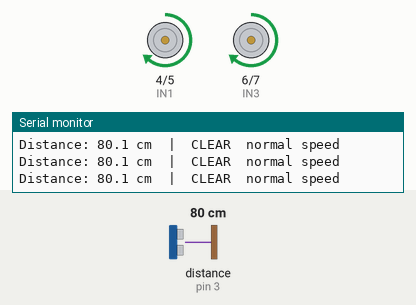
Recording of a sketch running on a simulated Arduino Uno, built with avr-gcc and run on an emulated ATmega328P. Parts: motor-driver pin pairs drawn as motors (green arrow = first pin HIGH = forward, orange = second pin HIGH = backward, longer = more drive, scaled by the enable pin), the last lines printed to the serial monitor. Wiring (inferred from the names in the program): ultrasonic range finder: trigger pin 12; echo pin 3. The test bench sets the inputs (shaded band); at power-on: distance to the obstacle (sensor on pin 3) 80 cm. The echo pulse lasts 58.3 µs per cm.

Above: at 1.2 s.
1.3 s: distance to the obstacle (sensor on pin 3) set to 38 cm
4.3 s: distance to the obstacle (sensor on pin 3) set to 32 cm
At 5.3 s:
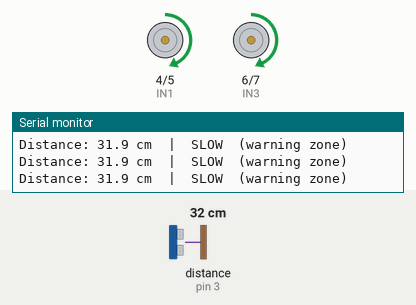
5.8 s: distance to the obstacle (sensor on pin 3) set to 250 cm
At 7.0 s:
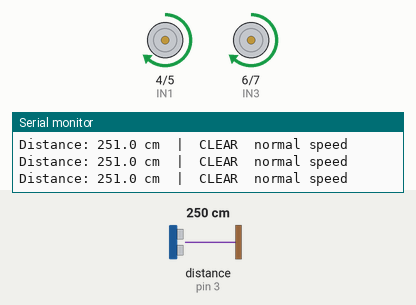
7.3 s: distance to the obstacle (sensor on pin 3) set to 35 cm
At 8.0 s:
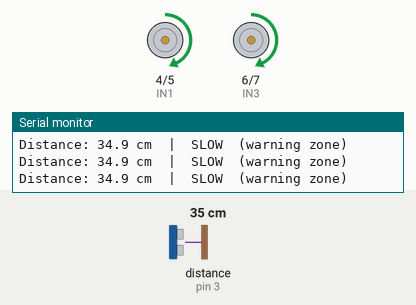
Timing chart, 0 to 9.8 s (numbered marks = the images above; inputs shaded):
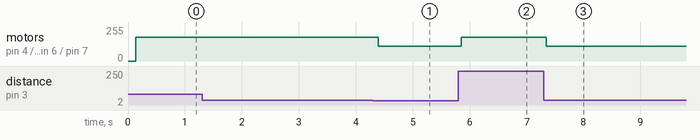

The sketch:

phase2_sensor.ino
```cpp
// ============================================================
// ROBÔ CUBO — Phase 2: Ultrasonic Sensor + Automatic Stop
// ============================================================
// Goal: read distance with the HC-SR04 and automatically stop
// the robot as it approaches an obstacle.
//
// You can test the sensor WITHOUT the battery via Serial
// Monitor (USB). To test the robot actually moving, you need
// the battery connected.
// ============================================================

// --- Left Motor Pins ---
#define ENA  10
#define IN1  4
#define IN2  5

// --- Right Motor Pins ---
#define ENB  9
#define IN3  6
#define IN4  7

// --- HC-SR04 Pins ---
#define TRIG_PIN  12
#define ECHO_PIN   3   // moved from D13 (conflict with IRremote/LED_BUILTIN)

// --- Speeds (0–255) ---
#define SPEED_NORMAL  180
#define SPEED_SLOW    110

// --- Distance zones (cm) ---
#define DIST_STOP  20   // < 20 cm  -> stop completely
#define DIST_SLOW  35   // < 35 cm  -> slow down
                         // >= 35 cm -> normal speed

// ============================================================
// FUNCTION: READ DISTANCE
// ============================================================
float readDistance() {
  // Make sure TRIG starts LOW
  digitalWrite(TRIG_PIN, LOW);
  delayMicroseconds(2);

  // Fire a 10 µs pulse
  digitalWrite(TRIG_PIN, HIGH);
  delayMicroseconds(10);
  digitalWrite(TRIG_PIN, LOW);

  // Measure echo duration (timeout: 30 ms ≈ 5 meters)
  long duration = pulseIn(ECHO_PIN, HIGH, 30000);

  // No echo -> no obstacle detected
  if (duration == 0) return 999.0;

  // Convert to centimeters: duration (µs) / 58
  return duration / 58.0;
}

// ============================================================
// MOVEMENT FUNCTIONS (from Phase 1)
// ============================================================
void stopMotors() {
  digitalWrite(IN1, LOW);  digitalWrite(IN2, LOW);
  digitalWrite(IN3, LOW);  digitalWrite(IN4, LOW);
  analogWrite(ENA, 0);     analogWrite(ENB, 0);
}

void goForward(int vel) {
  digitalWrite(IN1, HIGH); digitalWrite(IN2, LOW);
  digitalWrite(IN3, HIGH); digitalWrite(IN4, LOW);
  analogWrite(ENA, vel);   analogWrite(ENB, vel);
}

void goBackward(int vel) {
  digitalWrite(IN1, LOW);  digitalWrite(IN2, HIGH);
  digitalWrite(IN3, LOW);  digitalWrite(IN4, HIGH);
  analogWrite(ENA, vel);   analogWrite(ENB, vel);
}

void turnLeft(int vel) {
  digitalWrite(IN1, LOW);  digitalWrite(IN2, HIGH);
  digitalWrite(IN3, HIGH); digitalWrite(IN4, LOW);
  analogWrite(ENA, vel);   analogWrite(ENB, vel);
}

void turnRight(int vel) {
  digitalWrite(IN1, HIGH); digitalWrite(IN2, LOW);
  digitalWrite(IN3, LOW);  digitalWrite(IN4, HIGH);
  analogWrite(ENA, vel);   analogWrite(ENB, vel);
}

// ============================================================
// SETUP
// ============================================================
void setup() {
  // Left Motor
  pinMode(ENA, OUTPUT); pinMode(IN1, OUTPUT); pinMode(IN2, OUTPUT);
  // Right Motor
  pinMode(ENB, OUTPUT); pinMode(IN3, OUTPUT); pinMode(IN4, OUTPUT);
  // HC-SR04
  pinMode(TRIG_PIN, OUTPUT);
  pinMode(ECHO_PIN, INPUT);

  Serial.begin(9600);
  Serial.println("================================");
  Serial.println(" Robo Cubo — Phase 2: HC-SR04");
  Serial.println("================================");
  Serial.println("Bring your hand close to the sensor to test!");
  Serial.println();
}

// ============================================================
// LOOP
// ============================================================
void loop() {
  float distance = readDistance();

  // --- Diagnostics via Serial Monitor ---
  Serial.print("Distance: ");
  if (distance >= 999.0) {
    Serial.print("--- cm  |  ");
    Serial.println("CLEAR (no obstacle)");
  } else {
    Serial.print(distance, 1);
    Serial.print(" cm  |  ");

    if (distance < DIST_STOP) {
      Serial.println("STOP  <<< OBSTACLE NEARBY!");
    } else if (distance < DIST_SLOW) {
      Serial.println("SLOW  (warning zone)");
    } else {
      Serial.println("CLEAR  normal speed");
    }
  }

  // --- Motor control ---
  if (distance < DIST_STOP) {
    stopMotors();

  } else if (distance < DIST_SLOW) {
    goForward(SPEED_SLOW);

  } else {
    goForward(SPEED_NORMAL);
  }

  delay(100); // 10 readings per second
}
```

Measured:
- the behaviour switches between 36 and 35 cm on distance to the obstacle (sensor on pin 3) (found by bisection; images 0 and 1)
- after the input at 4.3 s, motor on pin 4 (IN1) / pin 5 (IN2), motor on pin 6 (IN3) / pin 7 (IN4): forward 180/255 → forward 110/255 after 0.10 s
- after the input at 5.8 s, motor on pin 4 (IN1) / pin 5 (IN2), motor on pin 6 (IN3) / pin 7 (IN4): forward 110/255 → forward 180/255 after 0.05 s
- after the input at 7.3 s, motor on pin 4 (IN1) / pin 5 (IN2), motor on pin 6 (IN3) / pin 7 (IN4): forward 180/255 → forward 110/255 at once
